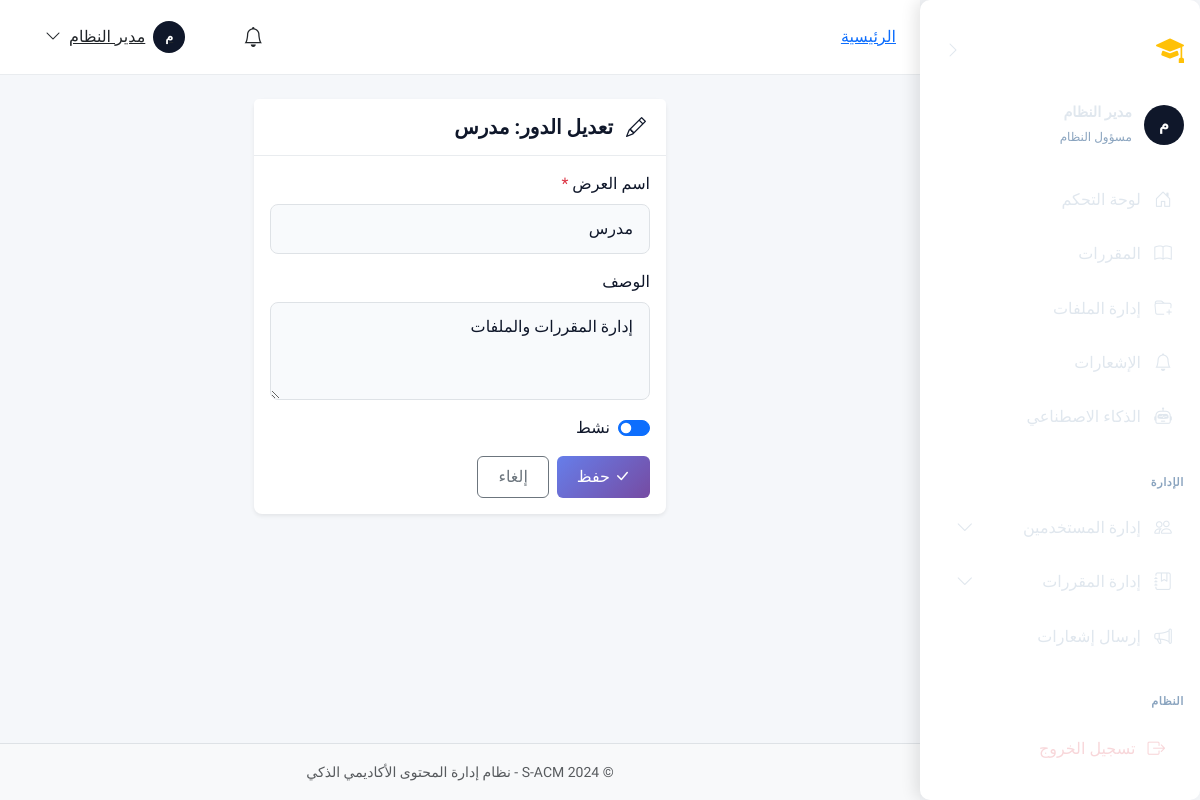
Screenshot of /accounts/admin/roles/2/edit/ (signed in) with the database file from the repository.
### apps/accounts/models.py (models this page shows, shortened)
class User(AbstractBaseUser, PermissionsMixin):
    ACCOUNT_STATUS_CHOICES = [
        ('inactive', 'غير مفعّل'),
        ('active', 'مفعّل'),
        ('suspended', 'موقوف'),
    ]
    academic_id = models.CharField(
        max_length=50,
        unique=True,
        verbose_name='الرقم الأكاديمي/الوظيفي',
        help_text='الرقم الأكاديمي للطالب أو الرقم الوظيفي للموظف'
    )
    id_card_number = models.CharField(
        max_length=50,
        unique=True,
        verbose_name='رقم البطاقة الشخصية',
        help_text='يستخدم للتحقق من الهوية عند التفعيل'
    )
    full_name = models.CharField(
        max_length=150,
        verbose_name='الاسم الكامل'
    )
    email = models.EmailField(
        unique=True,
        blank=True,
        null=True,
        verbose_name='البريد الإلكتروني',
        help_text='يتم تعيينه عند التفعيل'
    )
    account_status = models.CharField(
        max_length=20,
        choices=ACCOUNT_STATUS_CHOICES,
        default='inactive',
        verbose_name='حالة الحساب'
    )
    role = models.ForeignKey(
        Role,
        on_delete=models.PROTECT,
        related_name='users',
        verbose_name='الدور',
        null=True,
        blank=True
    )
    major = models.ForeignKey(
        Major,
        on_delete=models.SET_NULL,
        related_name='students',
        verbose_name='التخصص',
        null=True,
        blank=True,
        help_text='للطلاب فقط'
    )
    level = models.ForeignKey(
        Level,
        on_delete=models.SET_NULL,
        related_name='students',
        verbose_name='المستوى',
        null=True,
        blank=True,
        help_text='للطلاب فقط'
    )
    is_staff = models.BooleanField(default=False, verbose_name='موظف')
    is_active = models.BooleanField(default=True, verbose_name='نشط')
    date_joined = models.DateTimeField(default=timezone.now, verbose_name='تاريخ الانضمام')
    last_login = models.DateTimeField(null=True, blank=True, verbose_name='آخر تسجيل دخول')
    profile_picture = models.ImageField(
        upload_to='profiles/',
        blank=True,
        null=True,
        verbose_name='صورة الملف الشخصي'
    )
    phone_number = models.CharField(
        max_length=20,
        blank=True,
        null=True,
        verbose_name='رقم الهاتف'
    )
    objects = UserManager()
    USERNAME_FIELD = 'academic_id'
    REQUIRED_FIELDS = ['full_name', 'id_card_number']
    class Meta:
        db_table = 'users'
        verbose_name = 'مستخدم'
        verbose_name_plural = 'المستخدمون'
        indexes = [
            models.Index(fields=['academic_id']),
            models.Index(fields=['email']),
            models.Index(fields=['account_status']),
        ]
    def is_admin(self):
        return self.role and self.role.code == Role.ADMIN
    def is_instructor(self):
        return self.role and self.role.code == Role.INSTRUCTOR
    def is_student(self):
        return self.role and self.role.code == Role.STUDENT

class Role(models.Model):
    ADMIN = 'admin'
    INSTRUCTOR = 'instructor'
    STUDENT = 'student'
    code = models.CharField(
        max_length=50,
        unique=True,
        verbose_name='كود الدور',
        help_text='معرف فريد للدور (بالإنجليزية، مثل: admin, instructor)'
    )
    display_name = models.CharField(
        max_length=100,
        verbose_name='اسم العرض',
        help_text='الاسم الذي يظهر للمستخدم'
    )
    description = models.TextField(
        blank=True,
        null=True,
        verbose_name='وصف الدور'
    )
    is_system = models.BooleanField(
        default=False,
        verbose_name='دور نظام',
        help_text='الأدوار الافتراضية التي لا يمكن حذفها'
    )
    is_active = models.BooleanField(
        default=True,
        verbose_name='نشط'
    )
    created_at = models.DateTimeField(auto_now_add=True, verbose_name='تاريخ الإنشاء')
    updated_at = models.DateTimeField(auto_now=True, verbose_name='تاريخ التحديث')
    class Meta:
        db_table = 'roles'
        verbose_name = 'دور'
        verbose_name_plural = 'الأدوار'
        ordering = ['-is_system', 'display_name']

### apps/accounts/views/admin.py (the view, shortened to what this page needs)
# urls.py: path('admin/roles/<int:pk>/edit/', views.RoleUpdateView.as_view(), name='admin_role_edit'),
class RoleUpdateView(LoginRequiredMixin, AdminRequiredMixin, UpdateView):
    model = Role
    fields = ['display_name', 'description', 'is_active']
    template_name = 'admin_panel/roles/form.html'
    success_url = reverse_lazy('accounts:admin_roles')

### templates/admin_panel/roles/form.html (shortened to what this page needs)
{% extends 'layouts/dashboard_base.html' %}
{% block dashboard_content %}
<div class="container-fluid">
    <div class="row justify-content-center">
        <div class="col-lg-6">
            <div class="card border-0 shadow-sm">
                <div class="card-header bg-white">
                    <h5 class="mb-0">
                        <i class="bi bi-{% if object %}pencil{% else %}plus-circle{% endif %} me-2"></i>
                        {% if object %}تعديل الدور: {{ object.display_name }}{% else %}إضافة دور جديد{% endif %}
                    </h5>
                </div>
                <div class="card-body">
                    <form method="post">
                        <div class="mb-3">
                            <label for="id_display_name" class="form-label">اسم العرض <span
                                    class="text-danger">*</span></label>
                            <input type="text" class="form-control" id="id_display_name" name="display_name"
                                value="{{ form.display_name.value|default:'' }}" placeholder="مثال: مشرف، محرر"
                                required>
                        </div>
                        <div class="mb-3">
                            <label for="id_description" class="form-label">الوصف</label>
                            <textarea class="form-control" id="id_description" name="description" rows="3"
                                placeholder="وصف اختياري للدور">{{ form.description.value|default:'' }}</textarea>
                        </div>
                        {% if object %}
                        <div class="mb-3">
                            <div class="form-check form-switch">
                                <input class="form-check-input" type="checkbox" id="id_is_active" name="is_active" {% if form.is_active.value %}checked{% endif %}>
                                <label class="form-check-label" for="id_is_active">نشط</label>
                            </div>
                        </div>
                        {% endif %}
                        <div class="d-flex gap-2">
                            <button type="submit" class="btn btn-primary">
                                <i class="bi bi-check-lg me-1"></i>حفظ
                            </button>
                            <a href="{% url 'accounts:admin_roles' %}" class="btn btn-outline-secondary">
                                إلغاء
                            </a>
                        </div>
                    </form>
                </div>
            </div>
        </div>
    </div>
</div>
{% endblock %}

### templates/layouts/dashboard_base.html (shortened to what this page needs)
{% extends 'base.html' %}
{% load static %}
{% load permissions %}
{% block extra_css %}
<link href="{% static 'css/sidebar.css' %}" rel="stylesheet">
<link href="{% static 'css/dashboard.css' %}" rel="stylesheet">
{% endblock %}
{% block body_class %}dashboard-page{% endblock %}
{% block content %}
<div class="dashboard-layout">
    {% include 'components/sidebar.html' %}
    <div class="dashboard-content">
        <header class="dashboard-navbar">
            {% block breadcrumb %}
            <nav aria-label="breadcrumb" class="d-none d-md-block">
                <ol class="breadcrumb mb-0">
                    <li class="breadcrumb-item"><a href="{% url 'core:dashboard' %}">الرئيسية</a></li>
                </ol>
            </nav>
            {% endblock %}
            <div class="d-flex align-items-center gap-3 ms-auto">
                <div class="dropdown">
                    <a class="btn btn-link position-relative text-dark" href="#" data-bs-toggle="dropdown">
                        <i class="bi bi-bell fs-5"></i>
                    </a>
                </div>
                <div class="dropdown">
                    <a class="btn btn-link text-dark d-flex align-items-center gap-2" href="#"
                        data-bs-toggle="dropdown">
                        <div class="avatar-circle bg-primary text-white"
                            style="width: 32px; height: 32px; font-size: 0.8rem;">
                            {{ request.user.full_name|slice:":1"|upper }}
                        </div>
                        <span class="d-none d-lg-inline">{{ request.user.full_name|truncatechars:15 }}</span>
                        <i class="bi bi-chevron-down"></i>
                    </a>
                </div>
            </div>
        </header>
        <main class="flex-grow-1 p-4" id="main-content">
            {% block dashboard_content %}{% endblock %}
        </main>
        <footer class="dashboard-footer text-center py-3 border-top bg-light">
            <small class="text-muted">© 2024 S-ACM - نظام إدارة المحتوى الأكاديمي الذكي</small>
        </footer>
    </div>
</div>
{% endblock %}

### templates/components/sidebar.html (shortened to what this page needs)
{% load permissions %}
<aside class="sidebar d-none d-md-flex" id="desktopSidebar" data-collapsed="false">
    <div class="sidebar-header">
        <a href="{% url 'core:home' %}" class="sidebar-brand">
            <i class="bi bi-mortarboard-fill brand-icon"></i>
            <span class="brand-text">S-ACM</span>
        </a>
        <button type="button" class="btn btn-link sidebar-toggle" id="sidebarToggle" aria-label="طي القائمة">
            <i class="bi bi-chevron-right toggle-icon"></i>
        </button>
    </div>
    <div class="sidebar-user">
        <div class="avatar-circle bg-primary text-white">
            {{ request.user.full_name|slice:":1"|upper }}
        </div>
        <div class="user-info">
            <div class="user-name">{{ request.user.full_name|truncatechars:20 }}</div>
            <small class="user-role">{{ user_role|default:"مستخدم" }}</small>
        </div>
    </div>
    <nav class="sidebar-nav flex-grow-1">
        {% include 'components/_sidebar_menu.html' with collapsed=False %}
    </nav>
    <div class="sidebar-footer">
        <a href="{% url 'accounts:logout' %}" class="sidebar-link logout-link">
            <i class="bi bi-box-arrow-right"></i>
            <span class="link-text">تسجيل الخروج</span>
        </a>
    </div>
</aside>

### rows the page displays
User: user.full_name "م", user.full_name "مدير النظام"
Role: display_name "مسؤول النظام"
Role: display_name "مدرس", description "إدارة المقررات والملفات"

### other values shown
{{ item.label|default:item.title }} "لوحة التحكم" "المقررات" "إدارة الملفات" "الإشعارات" "الذكاء الاصطناعي" "إرسال إشعارات"
{{ item.label|default:item.title|slice:"4:-4" }} "الإدارة" "النظام"
{{ item.label|default:item.title }} "إدارة المستخدمين" "إدارة المقررات"
